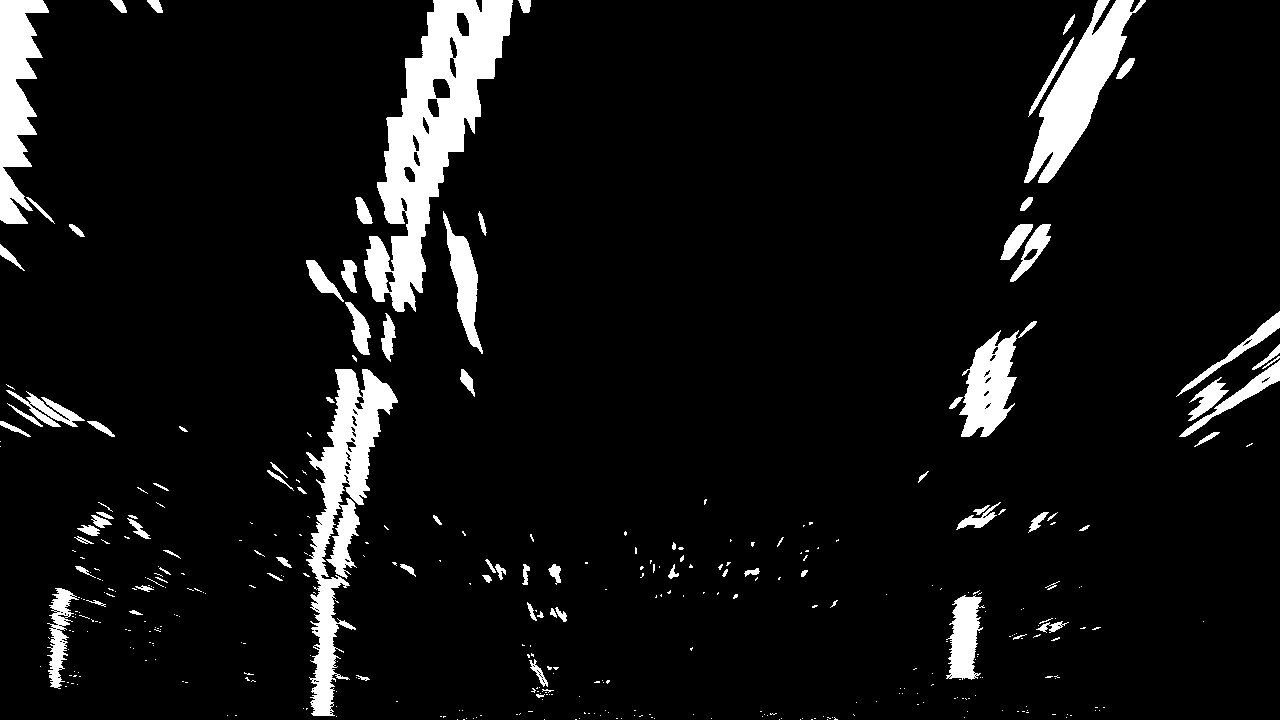
#> input picture Knowledge/term1/images/19-Advanced-Techniques/warped-example.jpg, 1280 x 720 px
$ jupyter execute 'L19 Advanced Techniques for Lane Finding.ipynb'   (older library calls are emulated)
#> lines starting #> are read from the running program, lines starting #| are printed output that depends on the picture; after the words box and inside, x2 and y2 are one past the last pixel; in counts of white or black regions, pixels touching at a corner belong together
# Advanced Techniques for Lane Finding

> Discover more advanced computer vision techniques to improve upon your lane lines algorithm!

[cell 1]
import numpy as np
import cv2
import os
import matplotlib.image as mpimg
import matplotlib.pyplot as plt

[cell 2]
IMG_ROOT = 'images/19-Advanced-Techniques'

## Reviewing Steps

Steps:
1. Camera calibration              校准镜头
2. Distortion correction            去除图像的畸变
3. Color & Gradient Threshold 使用颜色和梯度阈值
4. Perspective transform          透视变换
5. Detect lane lines
6. Determine the lane curvature

## Processing Each Image
首先计算 `camera calibration matrix` 和`distortion coefficients`，只需要计算一次，就可以应用它们去校正每一帧图片。

### Tresholding
然后尝试使用不同`color and gradient thresholds` 的组合来生成清晰的车道线 binary image。

### Perspective Transform

### Curved Lines

## Finding the Lines: Histogram Peaks

当对 road image 应用 `calibration`, `thresholding`, 和 `perspective transform` 技术后, *车道线* 可以在二值化图清晰的显示出来。然而，还需要检测哪些像素是属于车道线。以及如何区分车道线是在汽车左侧还是右侧。

[cell 3]
def hist(img):
    img_h = img.shape[0]

    # 只需对底部的半张图片进行直方图
    bottom_half = img[img_h // 2:, :]

    # Sum across image pixels vertically - make sure to set an 'axis'
    # i.e. the highest areas of vertical lines should be larger values.
    histogram = np.sum(bottom_half, axis=0)

    return histogram

[cell 4]
fpath = os.path.join(IMG_ROOT, 'warped-example.jpg')
image = mpimg.imread(fpath) / 255
plt.imshow(image, cmap='gray')

[cell 5]
histogram = hist(image)
#> in hist, `bottom_half = img[img_h // 2:, :]`:
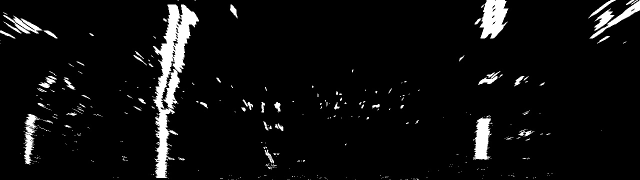
#> bottom_half: shape (360, 1280) float64 (shown at 1/2 size); min 0, max 1, mean 0.0563
#> in hist, `histogram = np.sum(bottom_half, axis=0)`: histogram = 1280 values, max 244.9 at index 327, min 0 at index 208, mean 20.28
plt.plot(histogram, color='blue')
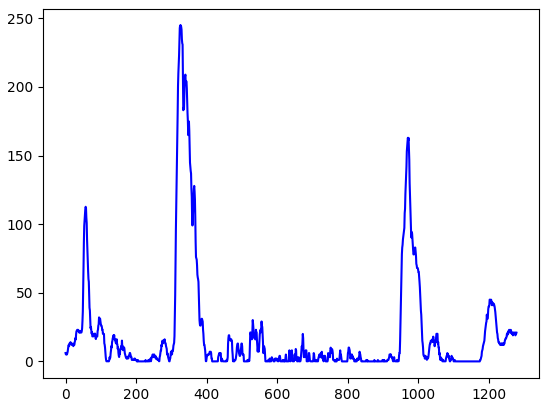
#> figure drawn by matplotlib, 1 panel; curve peaks at x = 327, y = 244.9

## Finding the lines: Sliding Windows

### Implement Sliding Windows and Fit a Polynomial

we can use the **two highest peaks** from our histogram as a **starting point** for determining where the lane lines are, and then use sliding windows moving upward in the image(further along the road) to determine where the lane lines go.

**(1) Split the histogram for the two lines**
```python
bottom_half = binary_warped[binary_warped.shape[0]//2:, :]
histogram = np.sum(bottom_half, axis=0)

# create an output image to draw on and visualize the result
out_img = np.dstack((binary_warped, binary_warped, binary_warped)) * 255

# Find the peak of the left and right halves of the histogram
# These will be the starting point for the left and right lines
midpoint = np.int(histogram.shape[0]//2)
leftx_base = np.argmax(histogram[:midpoint])
rightx_base = np.argmax(histogram[midpoint:]) + midpoint
```

**(2) Set up windows and window hyperparameters**
```python
# choose the number of sliding windows
nwindows = 9

# set the width of the windows +/- margin
margin = 100

# set minimum number of pixels found to recenter window
minpix = 50

# set height of windows
window_height = np.int(binary_warped.shape[0]//nwindows)

# Identify the x and y positions of all nonzeros pixels in the image
nonzero = binary_warped.nonzero()
nonzeroy = np.array(nonzero[0])
nonzerox = np.array(nonzero[1])

# Current positions to be updated later for each window in nwindows
leftx_current = leftx_base
rightx_current = rightx_base

# Create empty lists to receive left and right lane pixel indices
left_lane_inds = []
right_lane_inds = []
```

**(3) Iterate through `nwindows` to track curvature**

**(4) Fit a polynomial**
```python
# Concatenate the arrays of indices
left_lane_inds = np.concatenate(left_lane_inds)
right_lane_inds = np.concatenate(right_lane_inds)

# Extract left and right line pixel positions
leftx = nonzerox[left_lane_inds]
lefty = nonzeroy[left_lane_inds]

rightx = nonzerox[right_lane_inds]
righty = nonzeroy[right_lane_inds]

# Assuming we have 'left_fit' and 'right_fit' from 'np.polyfit' before
# Generate x and y values for plotting
ploty = np.linspace(0, binary_warped.shape[0] - 1, binary_warped.shape[0])

left_fitx = left_fit[0]*ploty**2 + left_fit[1]*ploty + left_fit[2]

right_fitx = right_fit[0]*ploty**2 + right_fit[1]*ploty + right_fit[2]
```

**(5) Visualization**
```python
out_img[lefty, leftx] = [255, 0, 0]
out_img[righty, rightx] = [0, 0, 255]

plt.imshow(out_img)
plt.plot(left_fitx, ploty, color='yellow')
plt.plot(right_fitx, ploty, color='yellow')
plt.xlim(0, 1280)
plt.ylim(720, 0)
```

[cell 6]
def find_lane_pixels(binary_warped):
    # Take a histogram of the bottom half of the image
    histogram = np.sum(binary_warped[binary_warped.shape[0]//2:, :], axis=0)
    # Create an output image to draw on and visualize the result
    out_img = np.dstack((binary_warped, binary_warped, binary_warped))
    # Find the peak of the left and right halves of the histogram
    # These will be the starting point for the left and right lines
    midpoint = np.int(histogram.shape[0]//2)
    leftx_base = np.argmax(histogram[:midpoint])
    rightx_base = np.argmax(histogram[midpoint:]) + midpoint

    # HYPERPARAMETERS
    # Choose the number of sliding windows
    nwindows = 9
    # Set the width of the windows +/- margin
    margin = 100
    # Set minimum number of pixels found to recenter window
    minpix = 50

    # Set height of windows - based on nwindows above and image shape
    window_height = np.int(binary_warped.shape[0]//nwindows)
    # Identify the x and y positions of all nonzero pixels in the image
    nonzero = binary_warped.nonzero()
    nonzeroy = np.array(nonzero[0])
    nonzerox = np.array(nonzero[1])
    # Current positions to be updated later for each window in nwindows
    leftx_current = leftx_base
    rightx_current = rightx_base

    # Create empty lists to receive left and right lane pixel indices
    left_lane_inds = []
    right_lane_inds = []

    # Step through the windows one by one
    for window in range(nwindows):
        # Identify window boundaries in x and y (and right and left)
        win_y_low = binary_warped.shape[0] - (window + 1) * window_height
        win_y_high = binary_warped.shape[0] - window * window_height

        ### TO-DO: Find the four below boundaries of the window ###
        win_xleft_low   = leftx_current - margin    # Update this
        win_xleft_high  = leftx_current + margin    # Update this
        win_xright_low  =  rightx_current - margin  # Update this
        win_xright_high = rightx_current + margin   # Update this

        # Draw the windows on the visualization image
        cv2.rectangle(out_img,
                      (win_xleft_low, win_y_low),
                      (win_xleft_high, win_y_high),
                      (0,255,0), 2)
        cv2.rectangle(out_img,
                      (win_xright_low, win_y_low),
                      (win_xright_high, win_y_high),
                      (0,255,0), 2)

        ### TO-DO: Identify the nonzero pixels in x and y within the window ###
        good_left_inds = ((nonzeroy >= win_y_low) &
                          (nonzeroy < win_y_high) &
                          (nonzerox >= win_xleft_low) &
                          (nonzerox < win_xleft_high)).nonzero()[0]

        good_right_inds = ((nonzeroy >= win_y_low) &
                           (nonzeroy < win_y_high) &
                           (nonzerox >= win_xright_low) &
                           (nonzerox < win_xright_high)).nonzero()[0]

        # Append these indices to the lists
        left_lane_inds.append(good_left_inds)
        right_lane_inds.append(good_right_inds)

        ### TO-DO: If you found > minpix pixels, recenter next window ###
        ### (`right` or `leftx_current`) on their mean position ###
        if len(good_left_inds) > minpix:
            leftx_current = np.int(np.mean(nonzerox[good_left_inds]))

        if len(good_right_inds) > minpix:
            rightx_current = np.int(np.mean(nonzerox[good_right_inds]))

    # Concatenate the arrays of indices (previously was a list of lists of pixels)
    try:
        left_lane_inds = np.concatenate(left_lane_inds)
        right_lane_inds = np.concatenate(right_lane_inds)
    except ValueError:
        # Avoids an error if the above is not implemented fully
        pass

    # Extract left and right line pixel positions
    leftx = nonzerox[left_lane_inds]
    lefty = nonzeroy[left_lane_inds]
    rightx = nonzerox[right_lane_inds]
    righty = nonzeroy[right_lane_inds]

    return leftx, lefty, rightx, righty, out_img

[cell 7]
def fit_polynomial(binary_warped):
    # Find our lane pixels first
    leftx, lefty, rightx, righty, out_img = find_lane_pixels(binary_warped)

    ### TO-DO: Fit a second order polynomial to each using `np.polyfit` ###
    left_fit = np.polyfit(lefty, leftx, 2)
    right_fit = np.polyfit(righty, rightx, 2)

    # Generate x and y values for plotting
    ploty = np.linspace(0, binary_warped.shape[0]-1, binary_warped.shape[0] )
    try:
        left_fitx = left_fit[0]*ploty**2 + left_fit[1]*ploty + left_fit[2]
        right_fitx = right_fit[0]*ploty**2 + right_fit[1]*ploty + right_fit[2]
    except TypeError:
        # Avoids an error if `left` and `right_fit` are still none or incorrect
        print('The function failed to fit a line!')
        left_fitx = 1*ploty**2 + 1*ploty
        right_fitx = 1*ploty**2 + 1*ploty

    ## Visualization ##
    # Colors in the left and right lane regions
    out_img[lefty, leftx] = [255, 0, 0]
    out_img[righty, rightx] = [0, 0, 255]

    # Plots the left and right polynomials on the lane lines
    plt.plot(left_fitx, ploty, color='yellow')
    plt.plot(right_fitx, ploty, color='yellow')

    return out_img

[cell 8]
# Load our image
fpath = os.path.join(IMG_ROOT, 'warped-example.jpg')
binary_warped = mpimg.imread(fpath)
#> binary_warped is the input picture: shape (720, 1280); min 0, max 255, mean 18.5
out_img = fit_polynomial(binary_warped)
#> in find_lane_pixels, `histogram = np.sum(binary_warped[binary_warped.shape[0]//2:, :], axis=0)`: histogram = 1280 values, max 62445 at index 327, min 0 at index 208, mean 5170.2
#> in find_lane_pixels, `leftx_base = np.argmax(histogram[:midpoint])`: leftx_base = 327
#> in find_lane_pixels, `rightx_base = np.argmax(histogram[midpoint:]) + midpoint`: rightx_base = 971
#> in find_lane_pixels, `nonzero = binary_warped.nonzero()`: nonzero = 89486 positions, rows 0 to 719, columns 0 to 1279
#> in find_lane_pixels, `leftx_current = leftx_base`: leftx_current = 327
#> in find_lane_pixels, `rightx_current = rightx_base`: rightx_current = 971
#> the loop in find_lane_pixels, `for window in range(nwindows):` made 9 passes
#> (win_xleft_low, win_xleft_high, win_xright_low, win_xright_high, leftx_current, rightx_current) on passes 1 to 8: (227, 427, 871, 1071, 319, 968), (219, 419, 868, 1068, 327, 989), (227, 427, 889, 1089, 329, 1002), (229, 429, 902, 1102, 344, 977), (244, 444, 877, 1077, 366, 992), (266, 466, 892, 1092, 391, 1021), (291, 491, 921, 1121, 411, 1036), (311, 511, 936, 1136, 432, 1063)
#> after the loop in find_lane_pixels, `for window in range(nwindows):`:
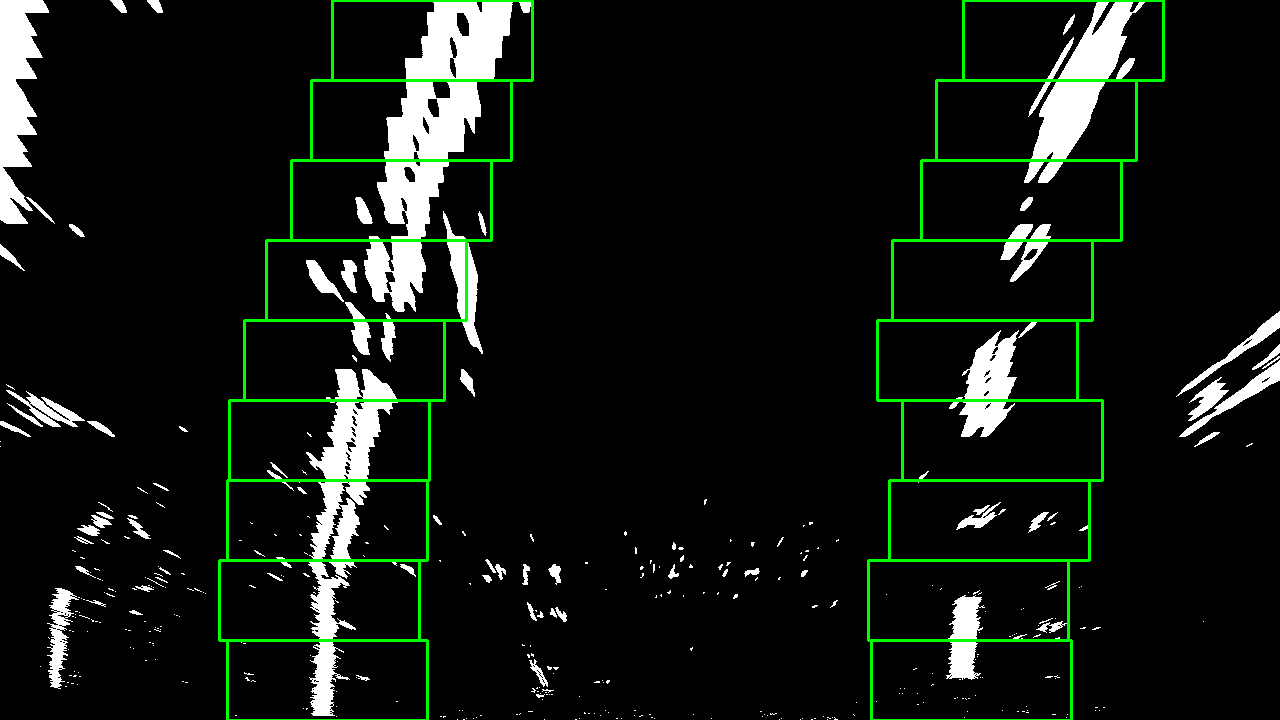
#> out_img: shape (720, 1280, 3); 2.18% of pixels changed, all inside (x1, y1, x2, y2) = (218, 0, 1165, 720); drawn as R, G, B
#> after the loop in find_lane_pixels, `for window in range(nwindows):`: left_lane_inds = 9 items
#> in fit_polynomial, `left_fit = np.polyfit(lefty, leftx, 2)`: left_fit = [0.000223, -0.391, 478.1]
#> in fit_polynomial, `right_fit = np.polyfit(righty, rightx, 2)`: right_fit = [0.00042, -0.48, 1115.2]
#> in fit_polynomial, `left_fitx = left_fit[0]*ploty**2 + left_fit[1]*ploty + left_fit[2]`: left_fitx = 720 values, max 478.1 at index 0, min 312.5 at index 719, mean 376.1
#> in fit_polynomial, `right_fitx = right_fit[0]*ploty**2 + right_fit[1]*ploty + right_fit[2]`: right_fitx = 720 values, max 1115.2 at index 0, min 978.2 at index 571, mean 1015.2
plt.figure(figsize=(24, 20))
plt.imshow(out_img)
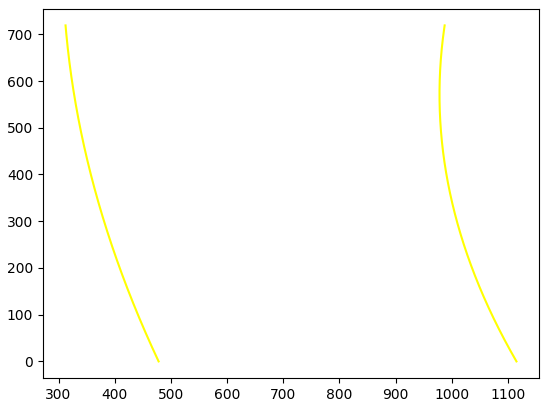
#> figure drawn by matplotlib, 1 panel

## Search from Prior

[cell 9]
# Polynomial fit values from the previous frame
# Make sure to grab the actual values from the previous step in your project!
left_fit = np.array([ 2.13935315e-04, -3.77507980e-01,  4.76902175e+02])
right_fit = np.array([4.17622148e-04, -4.93848953e-01,  1.11806170e+03])

def fit_poly(img_shape, leftx, lefty, rightx, righty):
    ### TO-DO: Fit a second order polynomial to each with np.polyfit() ###
    left_fit = np.polyfit(lefty, leftx, 2)
    right_fit = np.polyfit(righty, rightx, 2)
    # Generate x and y values for plotting
    ploty = np.linspace(0, img_shape[0]-1, img_shape[0])
    ### TO-DO: Calc both polynomials using ploty, left_fit and right_fit ###
    left_fitx = left_fit[0] * ploty**2 + left_fit[1] * ploty + left_fit[2]
    right_fitx = right_fit[0] * ploty**2 + right_fit[1] * ploty + right_fit[2]

    return left_fitx, right_fitx, ploty

def search_around_poly(binary_warped):
    # HYPERPARAMETER
    # Choose the width of the margin around the previous polynomial to search
    # The quiz grader expects 100 here, but feel free to tune on your own!
    margin = 100

    # Grab activated pixels
    nonzero = binary_warped.nonzero()
    nonzeroy = np.array(nonzero[0])
    nonzerox = np.array(nonzero[1])

    ### TO-DO: Set the area of search based on activated x-values ###
    ### within the +/- margin of our polynomial function ###
    ### Hint: consider the window areas for the similarly named variables ###
    ### in the previous quiz, but change the windows to our new search area ###
    left_fitx = left_fit[0] * (nonzeroy**2) + left_fit[1] * nonzeroy + left_fit[2]
    left_lane_inds = ((nonzerox > left_fitx - margin) &
                      (nonzerox < left_fitx + margin))

    right_fitx = right_fit[0] * (nonzeroy**2) + right_fit[1] * nonzeroy + right_fit[2]
    right_lane_inds = ((nonzerox > right_fitx - margin) &
                       (nonzerox < right_fitx + margin))

    # Again, extract left and right line pixel positions
    leftx = nonzerox[left_lane_inds]
    lefty = nonzeroy[left_lane_inds]
    rightx = nonzerox[right_lane_inds]
    righty = nonzeroy[right_lane_inds]

    # Fit new polynomials
    left_fitx, right_fitx, ploty = fit_poly(binary_warped.shape, leftx, lefty, rightx, righty)

    ## Visualization ##
    # Create an image to draw on and an image to show the selection window
    out_img = np.dstack((binary_warped, binary_warped, binary_warped)) * 255
    window_img = np.zeros_like(out_img)

    # Color in left and right line pixels
    # 左车道线设为红色, 右车道线设为蓝色
    out_img[nonzeroy[left_lane_inds], nonzerox[left_lane_inds]] = [255, 0, 0]
    out_img[nonzeroy[right_lane_inds], nonzerox[right_lane_inds]] = [0, 0, 255]

    # Generate a polygon to illustrate the search window area
    # And recast the x and y points into usable format for cv2.fillPoly()
    left_line_window1 = np.array([np.transpose(np.vstack([left_fitx - margin, ploty]))])
    left_line_window2 = np.array([np.flipud(np.transpose(np.vstack([left_fitx + margin, ploty])))])
    left_line_pts = np.hstack((left_line_window1, left_line_window2))

    right_line_window1 = np.array([np.transpose(np.vstack([right_fitx-margin, ploty]))])
    right_line_window2 = np.array([np.flipud(np.transpose(np.vstack([right_fitx + margin, ploty])))])
    right_line_pts = np.hstack((right_line_window1, right_line_window2))

    # Draw the lane onto the warped blank image
    cv2.fillPoly(window_img, np.int_([left_line_pts]), (0, 255, 0))
    cv2.fillPoly(window_img, np.int_([right_line_pts]), (0, 255, 0))
    result = cv2.addWeighted(out_img, 1, window_img, 0.3, 0)

    # Plot the polynomial lines onto the image
    plt.plot(left_fitx, ploty, color='yellow')
    plt.plot(right_fitx, ploty, color='yellow')
    ## End visualization steps ##
    return result

[cell 10]
# Run image through the pipeline
# Note that in your project, you'll also want to feed in the previous fits
result = search_around_poly(binary_warped)
#> in search_around_poly, `nonzero = binary_warped.nonzero()`: nonzero = 89486 positions, rows 0 to 719, columns 0 to 1279
#> in fit_poly, `left_fit = np.polyfit(lefty, leftx, 2)`: left_fit = [0.000151, -0.342, 475.5]
#> in fit_poly, `right_fit = np.polyfit(righty, rightx, 2)`: right_fit = [0.000433, -0.489, 1116]
#> in fit_poly, `left_fitx = left_fit[0] * ploty**2 + left_fit[1] * ploty + left_fit[2]`: left_fitx = 720 values, max 475.5 at index 0, min 307.6 at index 719, mean 378.6
#> in fit_poly, `right_fitx = right_fit[0] * ploty**2 + right_fit[1] * ploty + right_fi..`: right_fitx = 720 values, max 1116 at index 0, min 978 at index 565, mean 1014.9
#> in search_around_poly, `left_fitx, right_fitx, ploty = fit_poly(binary_warped.shape, leftx, le..`: ploty = 720 values from 0 to 719
#> in search_around_poly, `out_img[nonzeroy[right_lane_inds], nonzerox[right_lane_inds]] = [0, 0,..`:
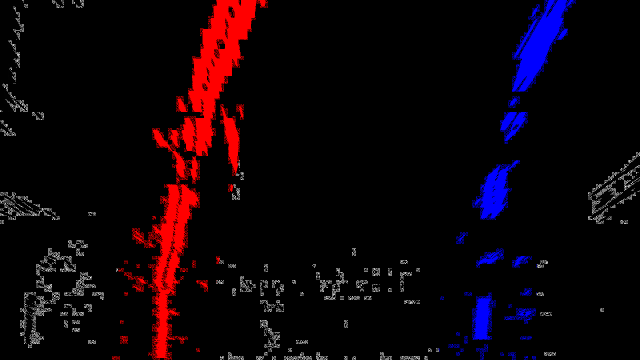
#> out_img: shape (720, 1280, 3) (shown at 1/2 size); mean of channels 0, 1, 2 14.5, 3, 8.9; drawn as R, G, B
#> in search_around_poly, `left_line_window1 = np.array([np.transpose(np.vstack([left_fitx - marg..`: left_line_window1 = 720 pairs, first value 207.6 to 375.5, second value 0 to 719
#> in search_around_poly, `left_line_window2 = np.array([np.flipud(np.transpose(np.vstack([left_f..`: left_line_window2 = 720 pairs, first value 407.6 to 575.5, second value 0 to 719
#> in search_around_poly, `left_line_pts = np.hstack((left_line_window1, left_line_window2))`: left_line_pts = 1440 pairs, first value 207.6 to 575.5, second value 0 to 719
#> in search_around_poly, `right_line_window1 = np.array([np.transpose(np.vstack([right_fitx-marg..`: right_line_window1 = 720 pairs, first value 878 to 1016, second value 0 to 719
#> in search_around_poly, `right_line_window2 = np.array([np.flipud(np.transpose(np.vstack([right..`: right_line_window2 = 720 pairs, first value 1078 to 1216, second value 0 to 719
#> in search_around_poly, `right_line_pts = np.hstack((right_line_window1, right_line_window2))`: right_line_pts = 1440 pairs, first value 878 to 1216, second value 0 to 719
#> in search_around_poly, `cv2.fillPoly(window_img, np.int_([left_line_pts]), (0, 255, 0))`:
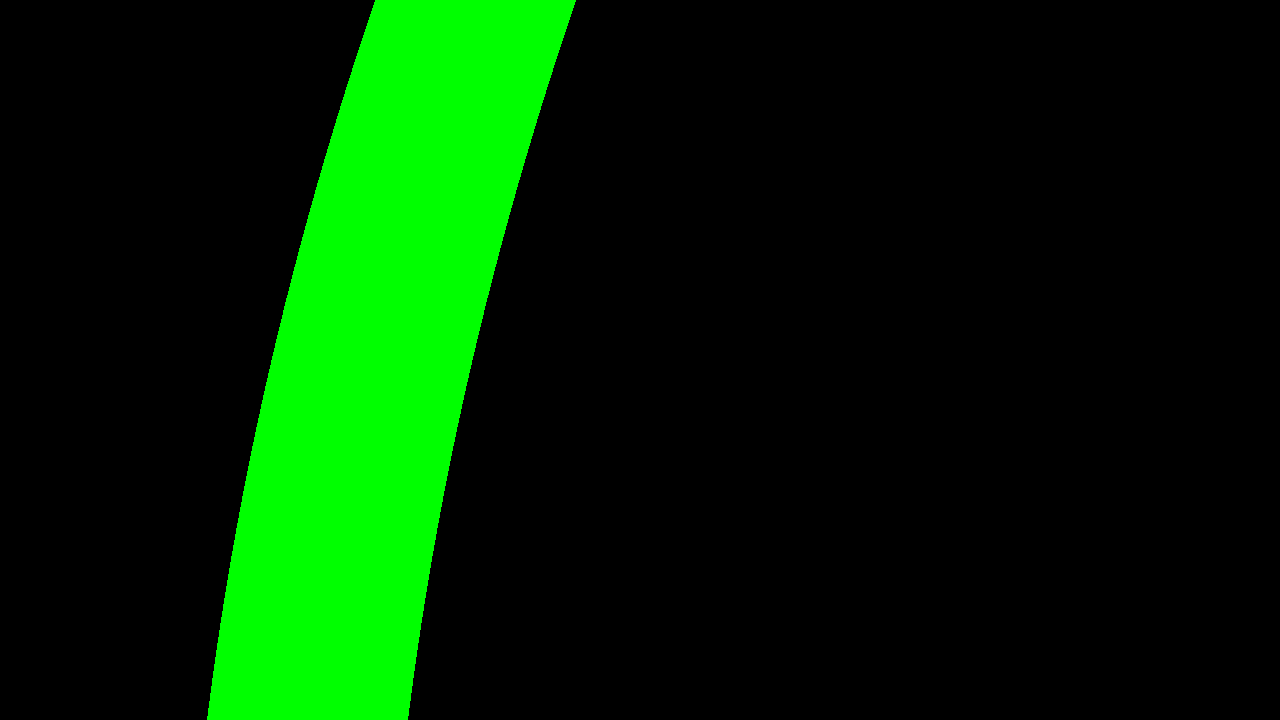
#> window_img: shape (720, 1280, 3); mean of channels 0, 1, 2 0, 40, 0; drawn as R, G, B
#> (the rest of the program and of its run is left out)
